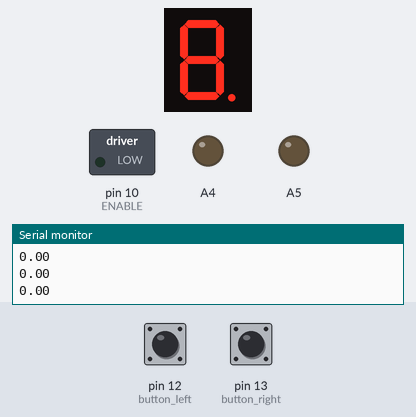
Simulated run of this sketch. Board: Arduino Uno, built with avr-gcc and run on an emulated ATmega328P. On the bench: 1-digit seven-segment display, switched loads named in the sketch (green lamp = pin HIGH), output pins drawn as LEDs (lit = HIGH), the last lines printed to the serial monitor. Wiring (inferred from the names in the program): 1-digit 7-segment display, segments lit when LOW: segments pin 2, pin 3, pin 4, pin 5, pin 6, pin 7, pin 8, pin 9. The test bench sets the inputs (shaded band); at power-on: pin 12 (button_left) LOW, pin 13 (button_right) LOW. The segment pins are drawn as the display they are named for; pins used as bus, display or sensor lines are not drawn.

Above: at 1.2 s.
1.3 s: pin 12 (button_left) pulled HIGH for 0.15 s
At 2.5 s:
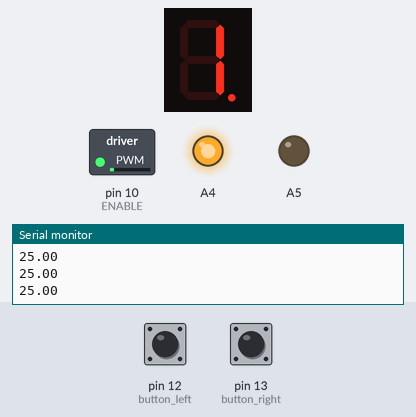
2.9 s: pin 13 (button_right) pulled HIGH for 0.15 s
At 4.1 s:
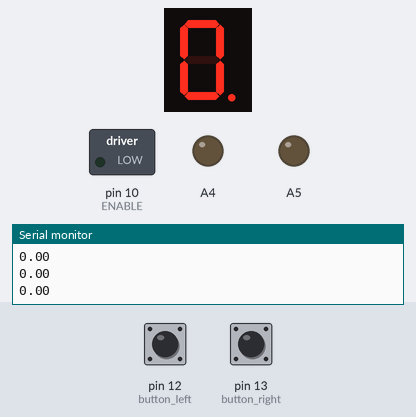
4.5 s: pin 13 (button_right) pulled HIGH for 1 s
At 5.4 s:
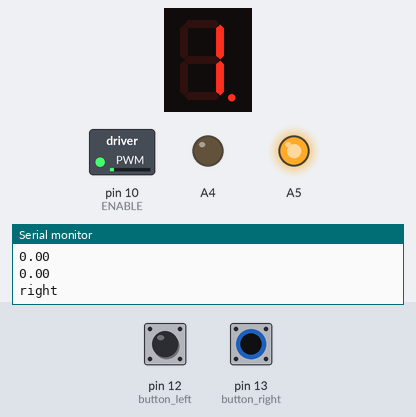
7.0 s: pin 13 (button_right) pulled HIGH for 0.15 s
At 7.5 s:
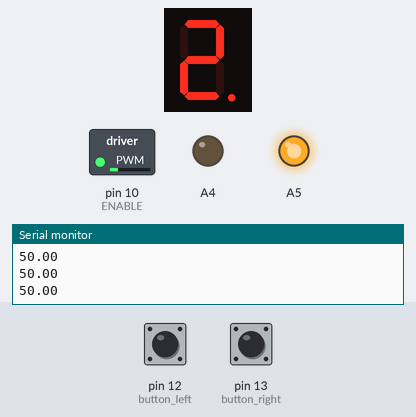
8.6 s: pin 13 (button_right) pulled HIGH for 3.2 s
At 9.7 s:
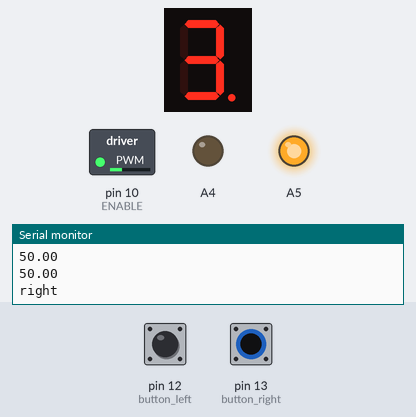
13.3 s: pin 13 (button_right) pulled HIGH for 0.15 s
At 14.7 s:
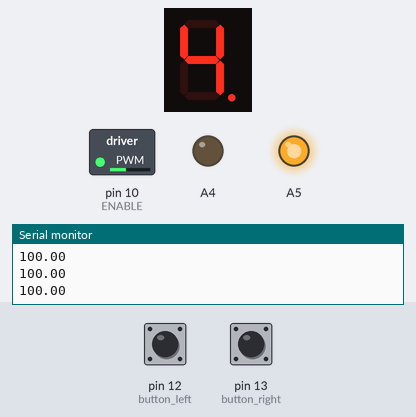
Timing chart, 0 to 15.9 s (numbered marks = the images above; inputs shaded):
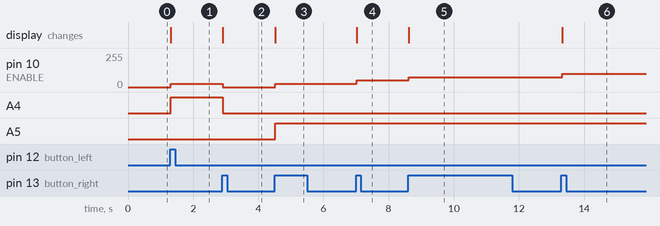

The sketch:

Lab_7.ino
```cpp
int a = 2;
int b = 3;
int c = 4;
int d = 5;
int e = 6;
int f = 7;
int g = 8;
int dp = 9;

int letters[16][7] = {
  {0,0,0,0,0,0,1}, // 0
  {1,0,0,1,1,1,1}, // 1
  {0,0,1,0,0,1,0}, // 2
  {0,0,0,0,1,1,0}, // 3
  {1,0,0,1,1,0,0}, // 4
  {0,1,0,0,1,0,0}, // 5
  {0,1,0,0,0,0,0}, // 6
  {0,0,0,1,1,1,1}, // 7
  {0,0,0,0,0,0,0}, // 8
  {0,0,0,0,1,0,0}, // 9
  {0,0,0,1,0,0,0}, // A
  {1,1,0,0,0,0,0}, // B
  {0,1,1,0,0,0,1}, // C
  {1,0,0,0,0,1,0}, // D
  {0,1,1,0,0,0,0}, // E
  {0,1,1,1,0,0,0}  // F
};

int button_left = 12;
int button_right = 13;
int state = 0;
int MOTOR_STEPS = 10;
int max_speed = 250;

void setup(){

  pinMode(10,OUTPUT); //ENABLE
  pinMode(A5,OUTPUT);
  pinMode(A4,OUTPUT);

  pinMode(a,OUTPUT);
  pinMode(b,OUTPUT);
  pinMode(c,OUTPUT);
  pinMode(d,OUTPUT);
  pinMode(e,OUTPUT);
  pinMode(f,OUTPUT);
  pinMode(g,OUTPUT);
  pinMode(dp,OUTPUT);


  pinMode(button_left, INPUT);
  pinMode(button_right, INPUT);

  // Initialize the buzzer pin as output

  Serial.begin(9600);
}

void loop(){

  if (digitalRead(button_left) == HIGH) {
    Serial.println("left");

    if(state > MOTOR_STEPS * -1){
      state--;
    }

    digitalWrite(a,letters[abs(state)][0]);
    digitalWrite(b,letters[abs(state)][1]);
    digitalWrite(c,letters[abs(state)][2]);
    digitalWrite(d,letters[abs(state)][3]);
    digitalWrite(e,letters[abs(state)][4]);
    digitalWrite(f,letters[abs(state)][5]);
    digitalWrite(g,letters[abs(state)][6]);

    if(state == 0){
      digitalWrite(A5,LOW);
      digitalWrite(A4,LOW);
    }
    else if(state > 0){
      digitalWrite(A5,HIGH);
      digitalWrite(A4,LOW);
    }else{
      digitalWrite(A4,HIGH);
      digitalWrite(A5,LOW);
    }

    analogWrite(10,abs(state) * 1.00 / MOTOR_STEPS * 1.00 * max_speed * 1.00);


    while(digitalRead(button_left) == HIGH){
      delay(10);
    }


  }

  if (digitalRead(button_right) == HIGH) {

    Serial.println("right");

    if(state < MOTOR_STEPS){
      state++;
    }

    digitalWrite(a,letters[abs(state)][0]);
    digitalWrite(b,letters[abs(state)][1]);
    digitalWrite(c,letters[abs(state)][2]);
    digitalWrite(d,letters[abs(state)][3]);
    digitalWrite(e,letters[abs(state)][4]);
    digitalWrite(f,letters[abs(state)][5]);
    digitalWrite(g,letters[abs(state)][6]);


    analogWrite(10,abs(state) * 1.00 / MOTOR_STEPS * 1.00 * max_speed * 1.00);

    if(state == 0){
      digitalWrite(A5,LOW);
      digitalWrite(A4,LOW);
    }
    else if(state > 0){
      digitalWrite(A5,HIGH);
      digitalWrite(A4,LOW);
    }else{
      digitalWrite(A4,HIGH);
      digitalWrite(A5,LOW);
    }

    while(digitalRead(button_right) == HIGH){
      delay(10);
    }

  }

  Serial.println(abs(state) * 1.00 / MOTOR_STEPS * 1.00 * max_speed * 1.00);


  delay(50);
}
```

Measured:
- after the input at 1.3 s, pin 10 (ENABLE): 0/255 → 25/255 at once; A4: LOW → HIGH at once; the display: changes at once (image 1)
- after the input at 2.9 s, pin 10 (ENABLE): 25/255 → 0/255 at once; A4: HIGH → LOW at once; the display: changes at once (image 2)
- after the input at 4.5 s, pin 10 (ENABLE): 0/255 → 25/255 at once; A5: LOW → HIGH at once; the display: changes at once (image 3)
- after the input at 7.0 s, pin 10 (ENABLE): 25/255 → 50/255 at once; the display: changes at once (image 4)
- after the input at 8.6 s, pin 10 (ENABLE): 50/255 → 75/255 at once; the display: changes at once (image 5)
- after the input at 13.3 s, pin 10 (ENABLE): 75/255 → 100/255 at once; the display: changes at once (image 6)
